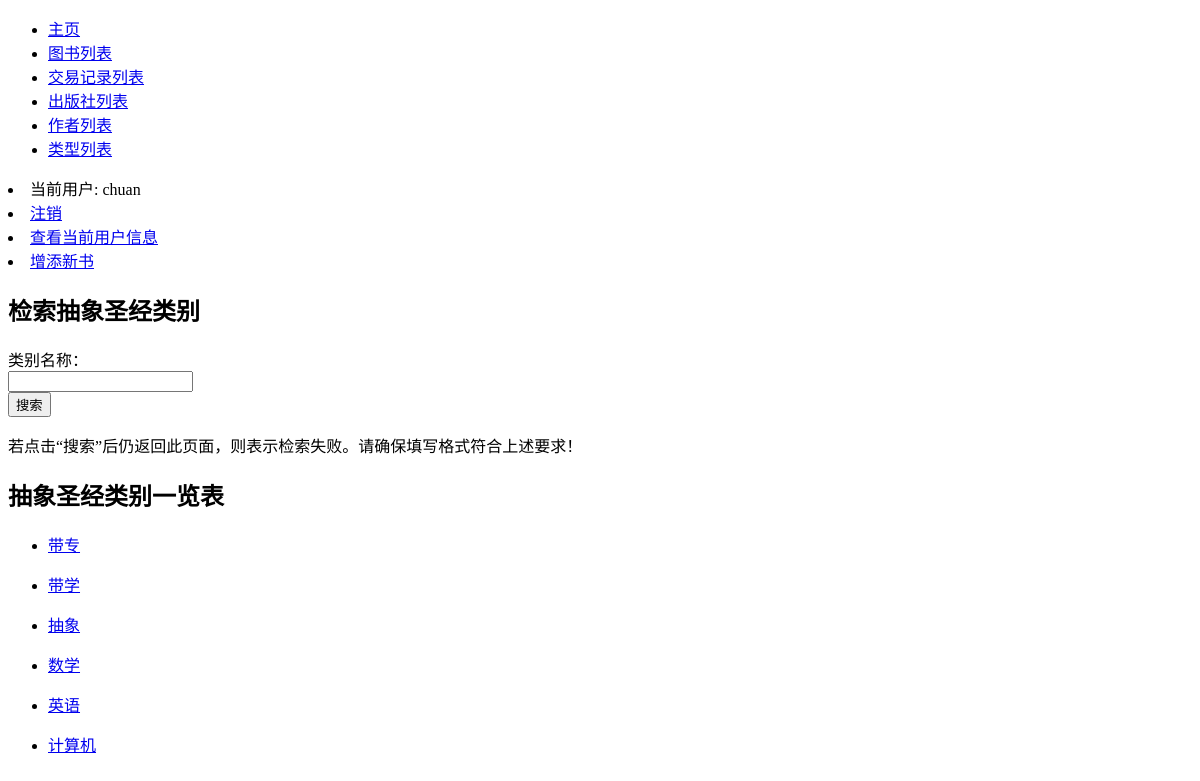
Before: /bookstore/categories/ (signed in) with the older database file.
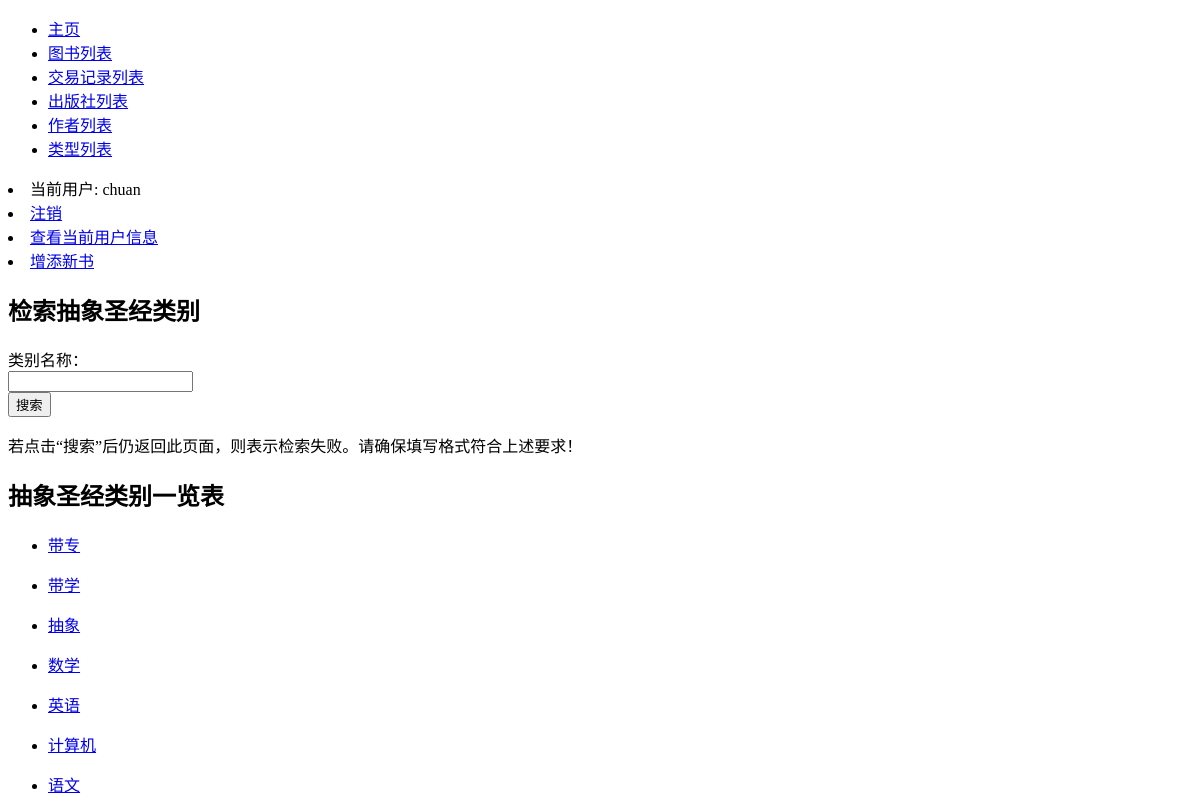
After: the same page with the newer database file.
### bookstore/models.py (models this page shows, shortened)
class Category(models.Model):
    name = models.CharField(max_length=10, verbose_name='类别')
    class Meta:
        verbose_name = '类别'
        verbose_name_plural = '类别'
        ordering = ['name', ]
    def get_absolute_url(self):
        return reverse('cat_books', args=[str(self.id)])

### bookstore/views.py (the view, shortened to what this page needs)
# urls.py: path('categories/', views.categories, name='categories'),
@login_required
def categories(request):
    cats = Category.objects.all()
    selected_cats = cats
    ct = {'cats': cats}
    return render(request, 'bookstore/category_list.html', context=ct)

### bookstore/templates/bookstore/category_list.html (shortened to what this page needs)
{% extends "base.html" %}
{% block content %}
    <form method="POST" role="form" class="form-horizontal">
        <h2 class="form-signin-heading text-center">检索抽象圣经类别</h2>
        <div class="form-group">
            <label for="id_name" class="col-md-3 control-label">类别名称：</label>
            <div class="col-md-9">
                <input type="text" class="form-control" id="id_name" name="name">
            </div>
        </div>
        <div class="form-group">
            <div class="col-md-4 col-md-offset-4">
                <button class="btn btn btn-primary btn-block" type="submit">搜索</button>
            </div>
        </div>
    </form>
    <p>若点击“搜索”后仍返回此页面，则表示检索失败。请确保填写格式符合上述要求！</p>
    <h2>抽象圣经类别一览表</h2>
    {% if cats %}
    <ul>
      {% for cat in cats %}
      <li>
        <p><a href="{{ cat.get_absolute_url }}">{{ cat.name }}</a></p>
      </li>
      {% endfor %}
    </ul>
    {% else %}
      <p>居然没给抽象圣经分类？在？道个歉？</p>
    {% endif %}
{% endblock %}

Changed rows visible on the page:
added Category: name "语文"
